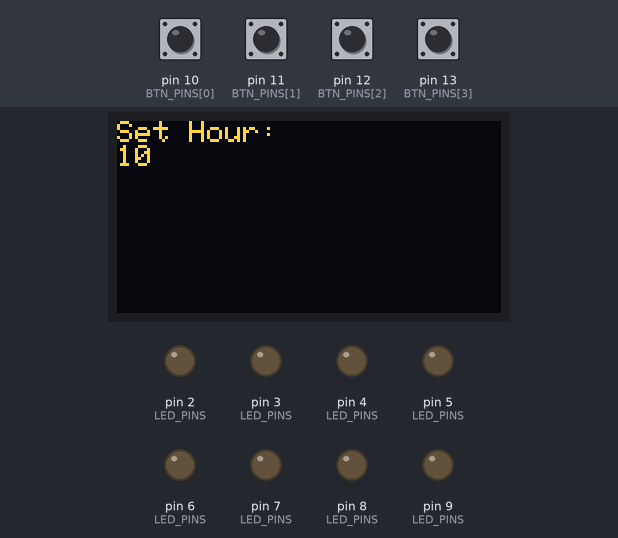
A sketch run on a simulated Arduino Uno, built with avr-gcc and run on an emulated ATmega328P. Shown: 128×64 one-colour display, output pins drawn as LEDs (lit = HIGH). The inputs (shaded band) are chosen by the test bench; at power-on: pin 10 (BTN_PINS[0]), pin 11 (BTN_PINS[1]), pin 12 (BTN_PINS[2]), pin 13 (BTN_PINS[3]) LOW. The OLED is the two-colour kind (top 16 rows yellow); the local clock reads 2024-03-15 10:24:30 at power-on unless the sketch sets it.

Above: at 3.2 s.
3.3 s: pin 10 (BTN_PINS[0]) pulled HIGH for 0.15 s
At 4.1 s:
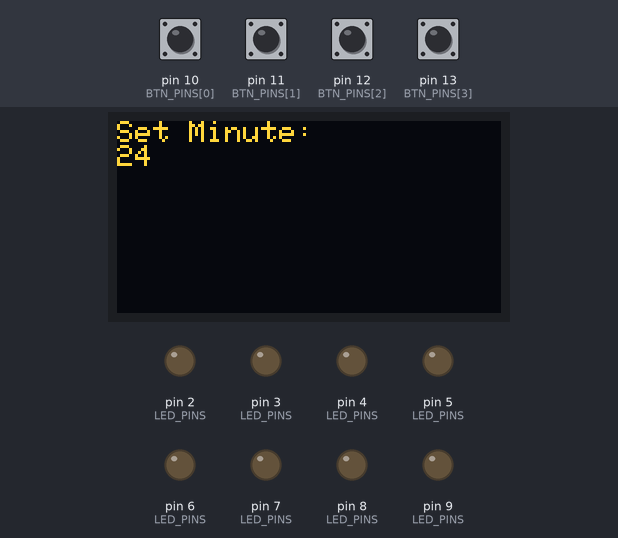
5.0 s: pin 10 (BTN_PINS[0]) pulled HIGH for 1 s
At 7.7 s:
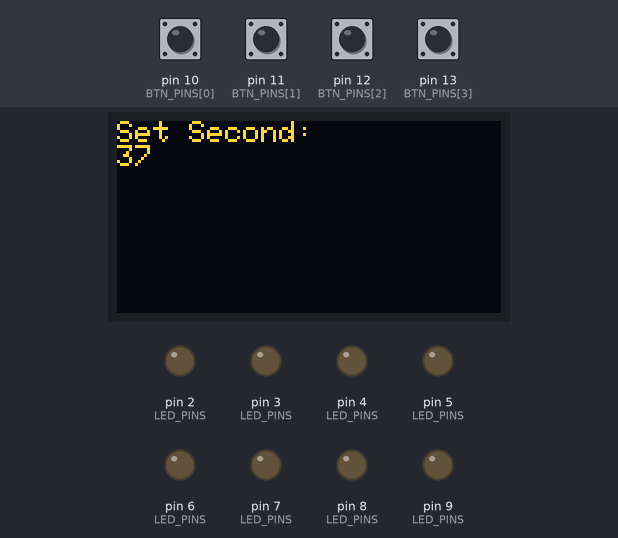
9.0 s: pin 10 (BTN_PINS[0]) pulled HIGH for 0.15 s
At 9.7 s:
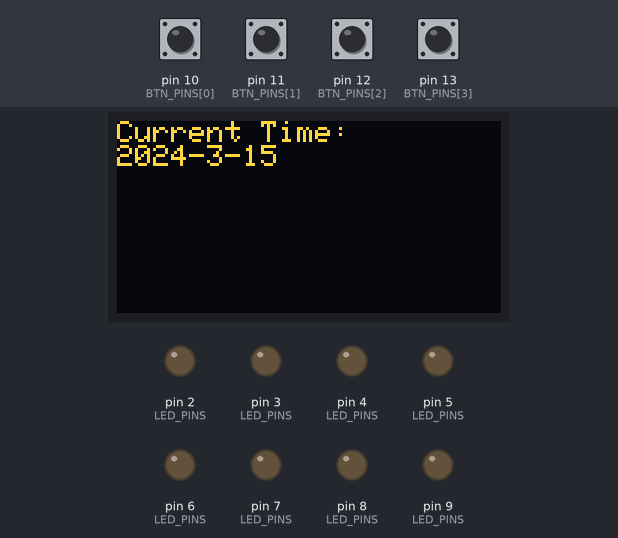
10.7 s: pin 11 (BTN_PINS[1]) pulled HIGH for 1 s
At 11.29 s:
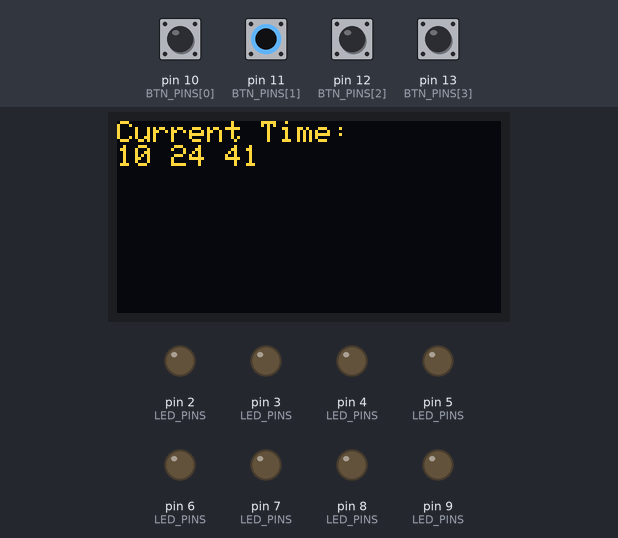
13.2 s: pin 10 (BTN_PINS[0]) pulled HIGH for 0.15 s
At 14.5 s:
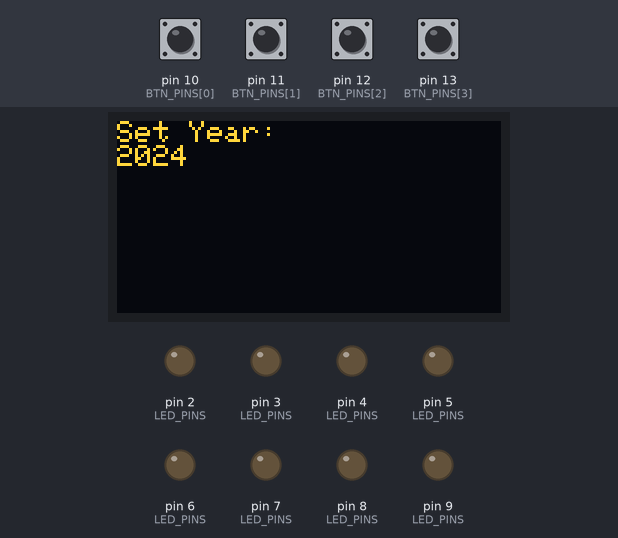
14.9 s: pin 10 (BTN_PINS[0]) pulled HIGH for 1 s
At 16.4 s:
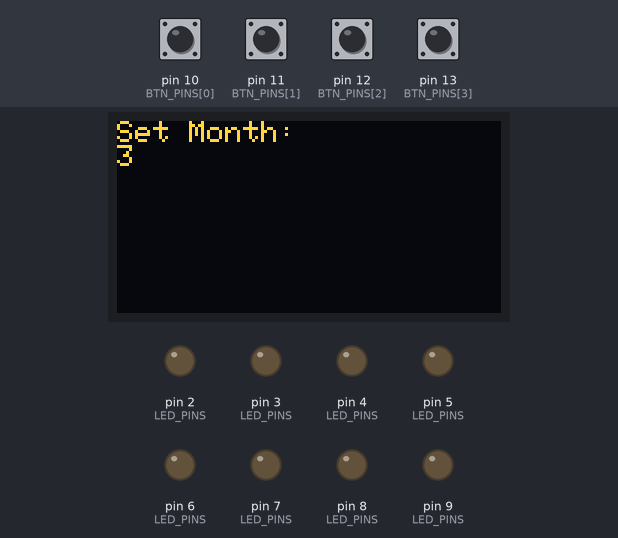
Timing chart, 0 to 17.9 s (numbered marks = the images above; inputs shaded):
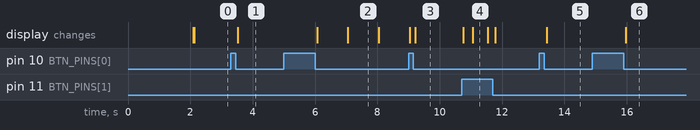

The sketch:

avr.ino
```cpp
/**
 * 綜合應用：LED、按鈕、OLED 顯示和 RTC 時鐘
 *
 * 目標：整合 LED 控制、按鈕輸入、OLED 顯示和 RTC 時鐘功能
 *
 * 說明：
 * 1. 使用自定義的 LED 和 Button 類控制 LED 和檢測按鈕狀態
 * 2. 使用 Adafruit_SSD1306 控制 OLED 顯示
 * 3. 使用 TimeManager 類管理 RTC 功能
 * 4. 程序功能：
 *    - 顯示當前時間和日期
 *    - 通過按鈕切換顯示模式和設置時間
 *    - OLED 顯示時間信息和設置狀態
 *
 * 學習重點：
 * 1. 如何整合多個硬件組件和軟件模塊
 * 2. 如何實現一個簡單的狀態機來管理不同的操作模式
 * 3. 如何使用 RTC 來獲取和設置時間
 *
 * ! 重要：確保已安裝 Adafruit SSD1306、Adafruit GFX Library 和 RTClib
 *
 * ? 思考：如何優化用戶界面以使時間設置更加直觀？
 * ? 思考：如何擴展這個系統以包含鬧鐘或計時器功能？
 *
 * TODO: 實現長按按鈕快速增減數值的功能
 * TODO: 添加更多顯示模式，如顯示星期幾或農曆日期
 */

#include <Wire.h>
#include <Adafruit_GFX.h>
#include <Adafruit_SSD1306.h>
#include "Button.h"
#include "Time.h"
#include "LED.h"

// OLED 顯示器設置
#define SCREEN_WIDTH 128
#define SCREEN_HEIGHT 64
#define OLED_RESET    -1
#define SCREEN_ADDRESS 0x3C

// LED 和按鈕的腳位設置
const uint8_t LED_PINS[] = {2, 3, 4, 5, 6, 7, 8, 9};
const uint8_t LED_COUNT = sizeof(LED_PINS) / sizeof(LED_PINS[0]);
const uint8_t BTN_PINS[] = {10, 11, 12, 13};
const uint8_t BTN_COUNT = sizeof(BTN_PINS) / sizeof(BTN_PINS[0]);

// 創建 LED、Button、OLED 和 TimeManager 對象
LED led(LED_PINS, LED_COUNT);
Button button(BTN_PINS, BTN_COUNT);
Adafruit_SSD1306 oled(SCREEN_WIDTH, SCREEN_HEIGHT, &Wire, OLED_RESET);
TimeManager timeManager;

// 系統狀態枚舉
enum systemState {
    DISPLAY_TIME,  // 顯示時間模式
    SET_MODE,      // 設置時間模式
};

// 設置時間的不同階段
enum setState {
    SET_YEAR,
    SET_MONTH,
    SET_DAY,
    SET_HOUR,
    SET_MINUTE,
    SET_SECOND,
};

uint8_t systemState = DISPLAY_TIME;  // 初始系統狀態

void setup() {
    Serial.begin(9600);
    button.setup();
    led.setup();

    // 初始化 RTC
    if (!timeManager.begin()) {
        Serial.println(F("Couldn't find RTC"));
        while (1);  // 如果 RTC 初始化失敗，程序停止
    }

    // 初始化 OLED 顯示器
    if(!oled.begin(SSD1306_SWITCHCAPVCC, SCREEN_ADDRESS)) {
        Serial.println(F("SSD1306 allocation failed"));
        while (1);  // 如果 OLED 初始化失敗，程序停止
    }

    // 顯示啟動信息
    oled.clearDisplay();
    oled.setTextSize(2);
    oled.setTextColor(SSD1306_WHITE);
    oled.setCursor(0,0);
    oled.println(F("RTC Clock"));
    oled.display();
    delay(2000);
}

void loop() {
    led.loop();
    button.loop();
    timeManager.update();

    // 根據當前系統狀態執行相應的功能
    switch (systemState) {
        case DISPLAY_TIME:
            stateDisplayTime();
            break;
        case SET_MODE:
            stateSetMode();
            break;
    }
}

// 顯示時間的狀態
void stateDisplayTime() {
    DateTime currentTime = timeManager.getCurrentTime();

    oled.clearDisplay();
    oled.setTextSize(1);
    oled.setTextColor(SSD1306_WHITE);
    oled.setCursor(0,0);
    oled.println(F("Current Time:"));

    // 長按按鈕 1 顯示日期，否則顯示時間
    if (button.getState(1) == BTN_HOLD) {
        oled.print(currentTime.year());
        oled.print(F("-"));
        oled.print(currentTime.month());
        oled.print(F("-"));
        oled.print(currentTime.day());
    } else {
        oled.print(currentTime.hour());
        oled.print(timeManager.isInSecondHalf() ? F(":") : F(" "));
        oled.print(currentTime.minute());
        oled.print(timeManager.isInSecondHalf() ? F(":") : F(" "));
        oled.println(currentTime.second());
    }

    oled.display();

    // 按下按鈕 0 進入設置模式
    if (button.getState(0) == BTN_PRESS) {
        systemState = SET_MODE;
    }
}

// 設置時間的狀態
void stateSetMode() {
    static uint8_t setState = SET_HOUR;  // 靜態變量保存當前設置的項目

    DateTime currentTime = timeManager.getCurrentTime();
    DateTime newTime = currentTime;

    oled.clearDisplay();
    oled.setTextSize(1);
    oled.setTextColor(SSD1306_WHITE);
    oled.setCursor(0, 0);

    // 根據當前設置項目顯示相應信息
    switch (setState) {
        case SET_YEAR:
            oled.println(F("Set Year:"));
            oled.print(newTime.year());
            break;
        case SET_MONTH:
            oled.println(F("Set Month:"));
            oled.print(newTime.month());
            break;
        case SET_DAY:
            oled.println(F("Set Day:"));
            oled.print(newTime.day());
            break;
        case SET_HOUR:
            oled.println(F("Set Hour:"));
            oled.print(newTime.hour());
            break;
        case SET_MINUTE:
            oled.println(F("Set Minute:"));
            oled.print(newTime.minute());
            break;
        case SET_SECOND:
            oled.println(F("Set Second:"));
            oled.print(newTime.second());
            break;
    }

    oled.display();

    // 按鈕 1 增加值
    if (button.getState(1) == BTN_PRESS) {
        newTime = newTime + TimeSpan(0, 1, 0, 0);
    }

    // 按鈕 2 減少值
    if (button.getState(2) == BTN_PRESS) {
        newTime = newTime - TimeSpan(0, 1, 0, 0);
    }

    // 按鈕 0 切換設置項目或完成設置
    if (button.getState(0) == BTN_PRESS) {
        setState = setState == SET_SECOND ? SET_YEAR : (setState + 1);

        if (setState == SET_YEAR) {
            systemState = DISPLAY_TIME;  // 完成設置，返回顯示時間模式
            timeManager.setTime(newTime);  // 更新 RTC 時間
        }
    }
}
```

Button.cpp
```cpp
#include "button.h"

Button::Button(const uint8_t* pins, uint8_t count) : btnPins(pins), btnCount(count) {
    buttons = new ButtonState[btnCount];  // 動態分配按鈕狀態數組
    prevTime = new uint64_t[btnCount];    // 動態分配時間記錄數組
    for (uint8_t i = 0; i < btnCount; i++) {
        buttons[i] = {BTN_IDLE, 0};  // 初始化每個按鈕的狀態為閒置
        prevTime[i] = 0;             // 初始化時間記錄
    }
}

Button::~Button() {
    delete[] buttons;   // 釋放動態分配的內存
    delete[] prevTime;
}

void Button::setup() {
    for (uint8_t i = 0; i < btnCount; i++) {
        pinMode(btnPins[i], INPUT);  // 設置每個按鈕腳位為輸入模式
    }
}

void Button::loop() {
    for (uint8_t i = 0; i < btnCount; i++) {
        uint8_t state = digitalRead(btnPins[i]);  // 讀取按鈕的當前物理狀態
        switch (buttons[i].state) {
            case BTN_IDLE:
                buttons[i].state = state == LOW ? BTN_PRESS : BTN_IDLE;  // 檢測按下
                break;
            case BTN_PRESS:
                buttons[i].state = BTN_HOLD;  // 按下後立即轉為按住狀態
                prevTime[i] = millis();       // 記錄按下的時間
                break;
            case BTN_HOLD:
                buttons[i].state = state == LOW ? BTN_HOLD : BTN_RELEASE;  // 檢測釋放
                buttons[i].holdTime = state == LOW ? millis() - prevTime[i] : 0;  // 計算按住時間
                break;
            case BTN_RELEASE:
                buttons[i].state = BTN_IDLE;  // 釋放後回到閒置狀態
                break;
        }
    }
}

btnState Button::getState(uint8_t index) const {
    return static_cast<btnState>(buttons[index].state);
}

uint64_t Button::getHoldTime(uint8_t index) const {
    return buttons[index].holdTime;
}
```

Button.h
```cpp
#ifndef BUTTON_H
#define BUTTON_H

#include <Arduino.h>

/**
 * @enum btnState
 * @brief 定義按鈕的不同狀態
 */
enum btnState {
    BTN_IDLE = 0,     // 按鈕閒置
    BTN_PRESS = 1,    // 按鈕被按下
    BTN_HOLD = 2,     // 按鈕被按住
    BTN_RELEASE = 3,  // 按鈕被放開
};

/**
 * @class Button
 * @brief 管理多個按鈕的類
 *
 * 這個類封裝了多個按鈕的狀態檢測邏輯,實現了一個簡單的狀態機來跟踪每個按鈕的狀態。
 */
class Button {
private:
    const uint8_t* btnPins;  // 按鈕腳位數組
    uint8_t btnCount;        // 按鈕的數量

    struct ButtonState {
        uint8_t state;     // 當前按鈕狀態
        uint64_t holdTime; // 按鈕被按住的時間
    };

    ButtonState* buttons;  // 動態分配的按鈕狀態數組
    uint64_t* prevTime;    // 動態分配的時間記錄數組

public:
    /**
     * @brief 構造函數
     * @param pins 按鈕腳位數組
     * @param count 按鈕的數量
     */
    Button(const uint8_t* pins, uint8_t count);

    /**
     * @brief 析構函數
     * 釋放動態分配的內存
     */
    ~Button();

    /**
     * @brief 初始化按鈕腳位
     * 將所有按鈕腳位設置為輸入模式
     */
    void setup();

    /**
     * @brief 更新按鈕狀態
     * 檢測每個按鈕的狀態並更新狀態機
     */
    void loop();

    /**
     * @brief 獲取指定按鈕的狀態
     * @param index 按鈕索引
     * @return 按鈕的當前狀態
     */
    btnState getState(uint8_t index) const;

    /**
     * @brief 獲取指定按鈕被按住的時間
     * @param index 按鈕索引
     * @return 按鈕被按住的時間（毫秒）
     */
    uint64_t getHoldTime(uint8_t index) const;
};

#endif // BUTTON_H
```

LED.cpp
```cpp
#include "led.h"

LED::LED(const uint8_t* pins, uint8_t count) : ledPins(pins), ledCount(count), ledState(0) {
    // 初始化 LED 狀態為全關
}

void LED::setup() {
    for (uint8_t i = 0; i < ledCount; i++) {
        pinMode(ledPins[i], OUTPUT);  // 設置每個 LED 腳位為輸出模式
    }
}

void LED::loop() {
    for (uint8_t i = 0; i < ledCount; i++) {
        // 使用 bitRead 函數來讀取 ledState 的每一位,並據此設置 LED 的狀態
        digitalWrite(ledPins[i], bitRead(ledState, i));
    }
}

void LED::setState(uint8_t state) {
    ledState = state;  // 更新 LED 狀態
}

uint8_t LED::getState() const {
    return ledState;  // 返回當前 LED 狀態
}
```

LED.h
```cpp
#ifndef LED_H
#define LED_H

#include <Arduino.h>

/**
 * @class LED
 * @brief 管理多個 LED 的類
 *
 * 這個類封裝了多個 LED 的控制邏輯,允許用戶設置 LED 的狀態並自動更新 LED 的輸出。
 */
class LED {
private:
    const uint8_t* ledPins;  // LED 腳位數組
    uint8_t ledCount;        // LED 的數量
    uint8_t ledState;        // 當前 LED 狀態 (每個位對應一個 LED)

public:
    /**
     * @brief 構造函數
     * @param pins LED 腳位數組
     * @param count LED 的數量
     */
    LED(const uint8_t* pins, uint8_t count);

    /**
     * @brief 初始化 LED 腳位
     * 將所有 LED 腳位設置為輸出模式
     */
    void setup();

    /**
     * @brief 更新 LED 狀態
     * 根據當前的 ledState 更新所有 LED 的輸出
     */
    void loop();

    /**
     * @brief 設置 LED 狀態
     * @param state 新的 LED 狀態
     */
    void setState(uint8_t state);

    /**
     * @brief 獲取當前 LED 狀態
     * @return 當前的 LED 狀態
     */
    uint8_t getState() const;
};

#endif // LED_H
```

Time.cpp
```cpp
#include "time.h"

TimeManager::TimeManager() : lastUpdateMillis(0), secondHalfFlag(false), quarterSecondFlag(false), eighthSecondFlag(false), tenthSecondFlag(false) {}

/**
 * @brief 初始化 RTC 模組
 * @return 如果初始化成功返回 true，否則返回 false
 */
bool TimeManager::begin() {
    if (!rtc.begin()) {
        return false;
    }
    if (rtc.lostPower()) {
        // RTC 失去電源時，使用編譯時間重置
        rtc.adjust(DateTime(F(__DATE__), F(__TIME__)));
    }
    return true;
}

/**
 * @brief 更新當前時間和時間標記
 *
 * 這個方法應該在主循環中頻繁調用，以確保時間標記的準確性
 */
void TimeManager::update() {
    currentTime = rtc.now();
    unsigned long currentMillis = millis();
    uint16_t millisInSecond = currentMillis % 1000;

    // 更新各種時間標記
    secondHalfFlag = millisInSecond >= 500;
    quarterSecondFlag = (millisInSecond % 500) >= 250;
    eighthSecondFlag = (millisInSecond % 250) >= 125;
    tenthSecondFlag = (millisInSecond % 200) >= 100;

    lastUpdateMillis = currentMillis;
}

/**
 * @brief 獲取當前時間
 * @return 當前的 DateTime 對象
 */
DateTime TimeManager::getCurrentTime() const {
    return currentTime;
}

/**
 * @brief 設置新的時間
 * @param newTime 要設置的新時間
 */
void TimeManager::setTime(const DateTime& newTime) {
    rtc.adjust(newTime);
    currentTime = newTime;
}

/**
 * @brief 設置小時
 * @param hour 要設置的小時值 (0-23)
 */
void TimeManager::setHour(uint8_t hour) {
    if (hour > 23) hour = 23;
    setTime(DateTime(currentTime.year(), currentTime.month(), currentTime.day(),
                     hour, currentTime.minute(), currentTime.second()));
}

/**
 * @brief 設置分鐘
 * @param minute 要設置的分鐘值 (0-59)
 */
void TimeManager::setMinute(uint8_t minute) {
    if (minute > 59) minute = 59;
    setTime(DateTime(currentTime.year(), currentTime.month(), currentTime.day(),
                     currentTime.hour(), minute, currentTime.second()));
}

/**
 * @brief 設置秒數
 * @param second 要設置的秒數值 (0-59)
 */
void TimeManager::setSecond(uint8_t second) {
    if (second > 59) second = 59;
    setTime(DateTime(currentTime.year(), currentTime.month(), currentTime.day(),
                     currentTime.hour(), currentTime.minute(), second));
}

/**
 * @brief 設置年份
 * @param year 要設置的年份值 (2000-2099)
 */
void TimeManager::setYear(uint16_t year) {
    if (year < 2000) year = 2000;
    if (year > 2099) year = 2099;
    setTime(DateTime(year, currentTime.month(), currentTime.day(),
                     currentTime.hour(), currentTime.minute(), currentTime.second()));
}

/**
 * @brief 設置月份
 * @param month 要設置的月份值 (1-12)
 */
void TimeManager::setMonth(uint8_t month) {
    if (month < 1) month = 1;
    if (month > 12) month = 12;
    setTime(DateTime(currentTime.year(), month, currentTime.day(),
                     currentTime.hour(), currentTime.minute(), currentTime.second()));
}

/**
 * @brief 設置日期
 * @param day 要設置的日期值 (1-31)
 */
void TimeManager::setDay(uint8_t day) {
    if (day < 1) day = 1;
    if (day > 31) day = 31;
    // 注意：這裡沒有檢查每月的實際天數
    setTime(DateTime(currentTime.year(), currentTime.month(), day,
                     currentTime.hour(), currentTime.minute(), currentTime.second()));
}

/**
 * @brief 檢查是否在秒的後半部分
 * @return 如果在秒的後半部分（500ms-999ms）返回 true，否則返回 false
 */
bool TimeManager::isInSecondHalf() const {
    return secondHalfFlag;
}

/**
 * @brief 檢查是否在活躍的四分之一秒內
 * @return 如果在第二個（250ms-499ms）或第四個（750ms-999ms）四分之一秒內返回 true，否則返回 false
 */
bool TimeManager::isInActiveQuarter() const {
    return quarterSecondFlag;
}

/**
 * @brief 檢查是否在活躍的八分之一秒內
 * @return 每 0.125 秒的後半部分返回 true，前半部分返回 false
 */
bool TimeManager::isInActiveEighth() const {
    return eighthSecondFlag;
}

/**
 * @brief 檢查是否在活躍的十分之一秒內
 * @return 每 0.1 秒的後半部分返回 true，前半部分返回 false
 */
bool TimeManager::isInActiveTenth() const {
    return tenthSecondFlag;
}

/**
 * @brief 獲取當前毫秒數
 * @return 返回當前毫秒數（0-999）
 */
uint16_t TimeManager::getMillisecond() const {
    return millis() % 1000;
}
```

Time.h
```cpp
#ifndef TIME_H
#define TIME_H

#include <RTClib.h>

/**
 * @class TimeManager
 * @brief 管理 RTC 時間並提供精確的時間標記功能
 *
 * 這個類封裝了 RTC 操作，並提供了多種時間標記方法，
 * 用於創建精確的時間相關效果和動畫。
 */
class TimeManager {
private:
    RTC_DS3231 rtc;              // RTC 模組實例
    DateTime currentTime;        // 當前時間
    unsigned long lastUpdateMillis; // 上次更新的毫秒時間戳
    bool secondHalfFlag;         // 秒的後半部分標記
    bool quarterSecondFlag;      // 活躍四分之一秒標記
    bool eighthSecondFlag;       // 活躍八分之一秒標記
    bool tenthSecondFlag;        // 活躍十分之一秒標記

public:
    TimeManager();
    bool begin();
    void update();
    DateTime getCurrentTime() const;
    void setTime(const DateTime& newTime);

    // 時間設置方法
    void setHour(uint8_t hour);
    void setMinute(uint8_t minute);
    void setSecond(uint8_t second);
    void setYear(uint16_t year);
    void setMonth(uint8_t month);
    void setDay(uint8_t day);

    // 時間標記方法
    bool isInSecondHalf() const;
    bool isInActiveQuarter() const;
    bool isInActiveEighth() const;
    bool isInActiveTenth() const;
    uint16_t getMillisecond() const;
};

#endif // TIME_H
```

Measured:
- after the input at 3.3 s, the display: changes after 0.22 s (image 1)
- after the input at 5.0 s, the display: first changes after 1.1 s (image 2 shows a later state)
- after the input at 9.0 s, the display: first differs from a run without the input after 0.22 s (image 3)
- after the input at 10.7 s, the display: first changes after 0.05 s (image 4 shows a later state)
- after the input at 13.2 s, the display: changes after 0.23 s (image 5)
- after the input at 14.9 s, the display: changes after 1.1 s (image 6)
- what the display in image 2 shows lasts 1.0 s, from 7.0 s to 8.0 s
